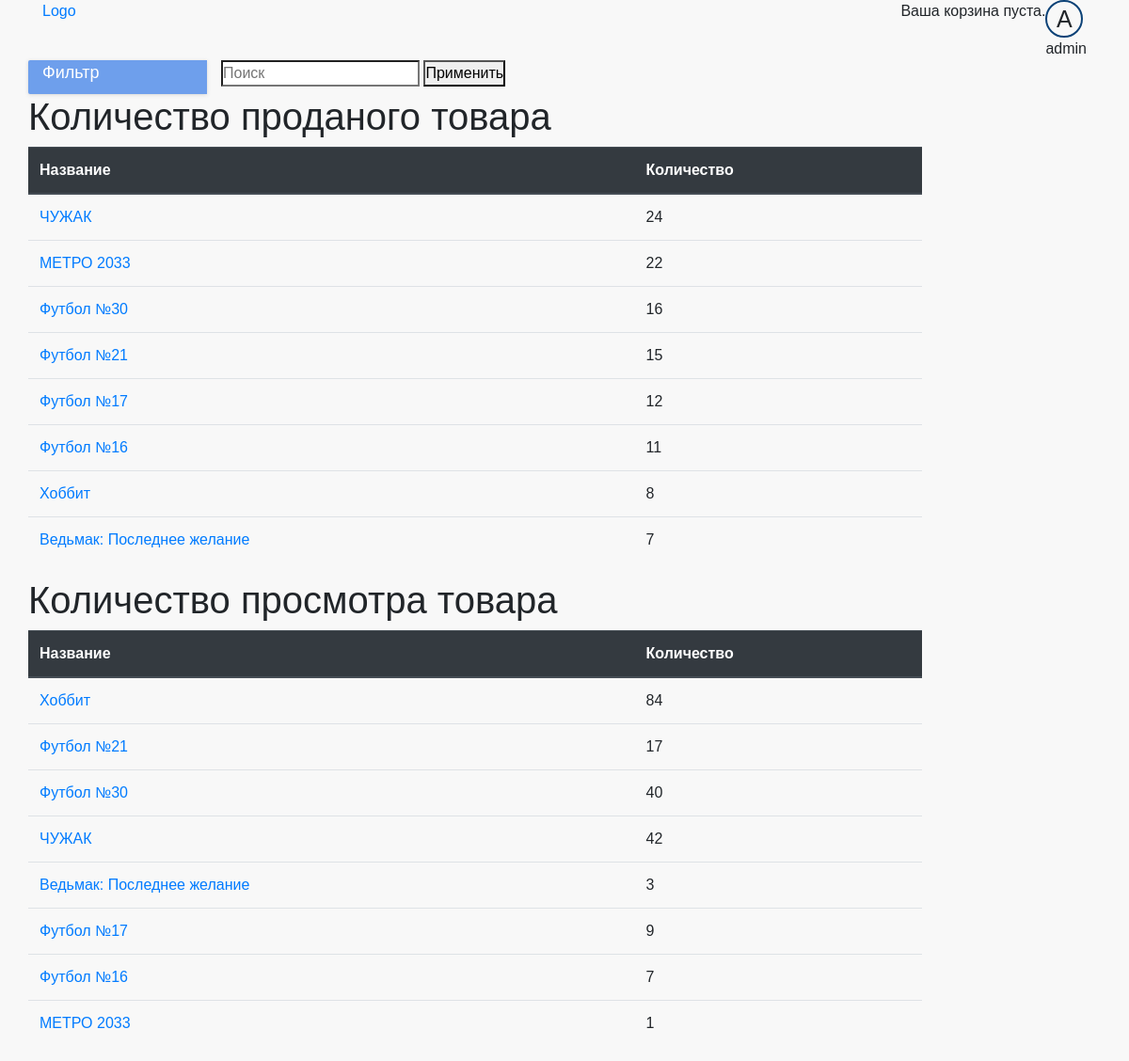
The page /dashboard/statistics/ (signed in) on the database as committed earlier.
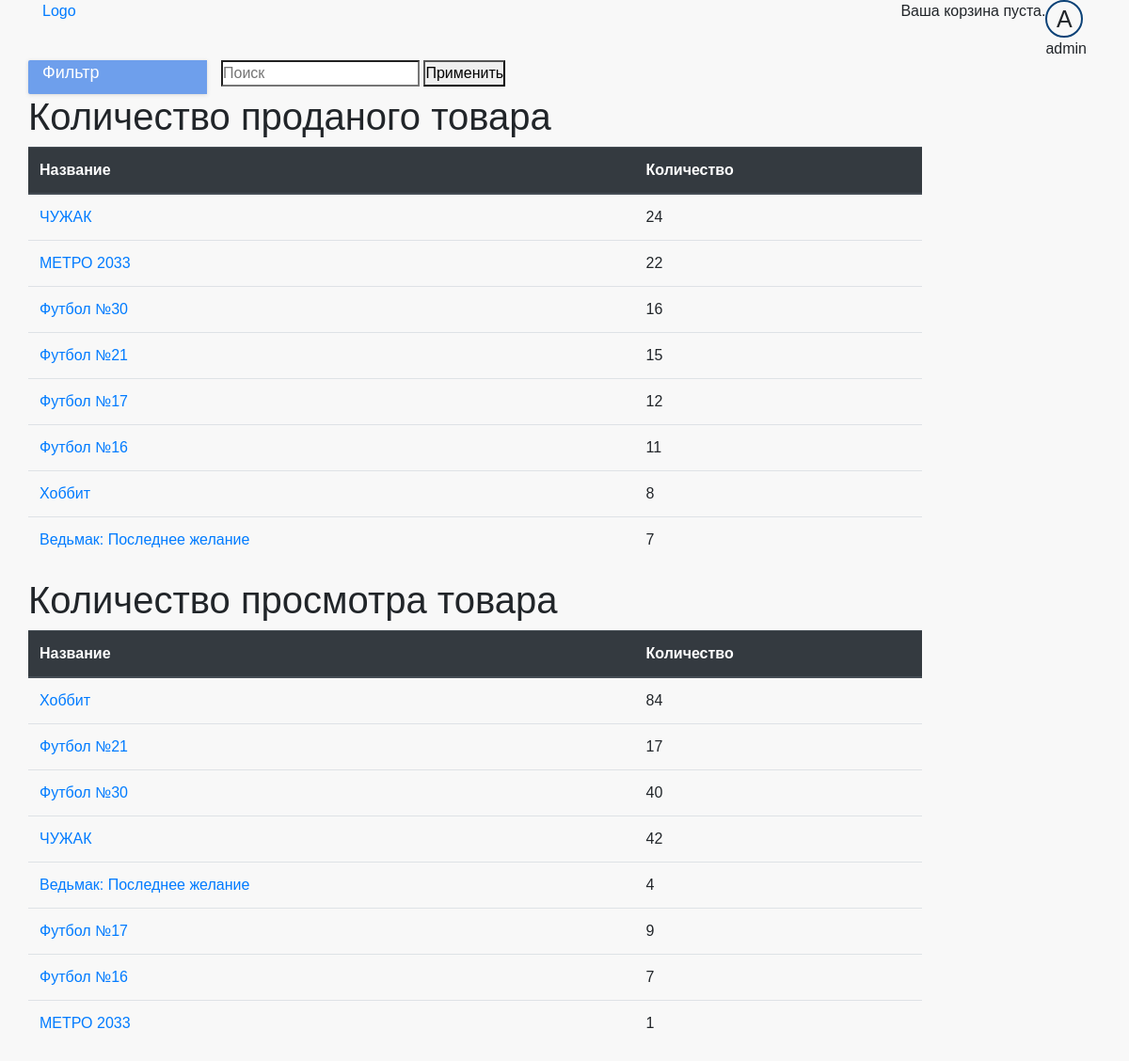
The same page on the database as committed later.
### store/models.py (models this page shows, shortened)
class Product(models.Model):
    category = models.ForeignKey(Category, on_delete=models.SET_NULL, null=True)
    name = models.CharField(max_length=100, verbose_name='Название', help_text="Enter book name.", blank=True)
    publisher = models.ForeignKey(Publisher, on_delete=models.SET_NULL, null=True)
    price = models.DecimalField(max_digits=10, verbose_name='Цена', decimal_places=2, help_text="Enter price book",
                                validators=[MinValueValidator(1)],
                                blank=True)
    Discounts = models.DecimalField(max_digits=10, verbose_name='Скидка', decimal_places=2, help_text="Enter discounts",
                                    validators=[MinValueValidator(0)],
                                    blank=True)
    image = models.ImageField(upload_to='images/products/', verbose_name='Изображение', blank=True, null=True)
    slug = models.SlugField(max_length=100)
    def __str__(self):
        return self.name
    class Meta:
        ordering = ['-id']
    def get_absolute_url(self):
        if self.category.name == 'Книги':
            return reverse('store:book_detail', kwargs={'slug': self.slug})
        else:
            return reverse('store:magazine_detail', kwargs={'slug': self.slug})

### dashboard/models.py (models this page shows)
class ViewStatistics(models.Model):
    product = models.ForeignKey(Product, on_delete=models.CASCADE, verbose_name='Товар', null=True)
    quantity = models.IntegerField(verbose_name='Количество просмотров', blank=True, null=True)

### dashboard/views.py (the view)
# urls.py: urlpatterns = [path('statistics/', views.StatisticsView.as_view(), name='store_statistics'),
class StatisticsView(PermissionRequiredMixin, View):
    permission_required = PERMISSION_ON_SITE['moderator']
    def get(self, request):
        return render(request, 'dashboard/statistics_detail.html',
                      context={'get_quantity_of_product_sold': get_quantity_of_product_sold(),
                               'get_views_product_statistics': ViewStatistics.objects.all()})

### cart/cart.py (called while the page is built)
    def __len__(self):
        return self.cart.__len__()

### cart/cart_in_model.py (called while the page is built)
    def __len__(self):
        quantity = Cart.objects.filter(user=self.user).aggregate(Sum('quantity'))
        return quantity['quantity__sum']

### cart/context_processors.py (called while the page is built)
def cart(request):
    return {'cart_info': CartManager(request)}

### dashboard/store_statistics.py (called while the page is built)
def get_quantity_of_product_sold():
    quantity_of_product_sold_dict = {}
    sorted_dict = {}
    for purchase_product in Product.objects.all():
        quantity = Purchase.objects.filter(product=purchase_product).aggregate(Sum('quantity'))
        if quantity['quantity__sum'] is not None:
            quantity_of_product_sold_dict[purchase_product] = quantity['quantity__sum']
        else:
            quantity_of_product_sold_dict[purchase_product] = 0
    sorted_keys = sorted(quantity_of_product_sold_dict, key=quantity_of_product_sold_dict.get,
                         reverse=True)
    for product in sorted_keys:
        sorted_dict[product] = quantity_of_product_sold_dict[product]
    return sorted_dict

### dashboard/templates/dashboard/statistics_detail.html
{% extends 'base_generic.html' %}
{% block content%}
    <h1>Количество проданого товара</h1>
    <table class="table">
     <thead class="thead-dark">
        <tr>
          <th scope="col">Название</th>
          <th scope="col">Количество</th>
        </tr>
        </thead>
    <tbody>
     {% for product, quantity in get_quantity_of_product_sold.items %}
      <tr>
      <td><a href="{{ product.get_absolute_url }}">{{ product }}</a></td>
      <td>{{ quantity }}</td>
      </tr>
    {% endfor %}
    </tbody>
  </table>
      <h1>Количество просмотра товара</h1>
    <table class="table">
     <thead class="thead-dark">
        <tr>
          <th scope="col">Название</th>
          <th scope="col">Количество</th>
        </tr>
        </thead>
    <tbody>
     {% for item in get_views_product_statistics %}
      <tr>
      <td><a href="{{ item.product.get_absolute_url }}">{{ item.product }}</a></td>
      <td>{{ item.quantity }}</td>
      </tr>
    {% endfor %}
    </tbody>
  </table>
{% endblock %}

### store/templates/base_generic.html (shortened to what this page needs)
<!DOCTYPE html>
<html lang="en">
<head>
  {% load static %}
  <link rel="stylesheet" href="https://stackpath.bootstrapcdn.com/bootstrap/4.3.1/css/bootstrap.min.css"
>
  <link rel="stylesheet" type="text/css" href="{% static 'store/style.css' %}"/>
</head>
<body>
<header>
  <div class="container">
    <div class="header-top-line">
      <div class="row">
        <div class="col-6"><a href="{% url 'store:index' %}">Logo</a></div>
        <div class="col-6 login-menu">
          <div class="cart">
            {% with total_items=cart_info|length %}
              {% if cart_info|length > 0 %}
                Ваша корзина:
                <a href="{% url "cart:cart_detail" %}">
                  <span id="cart_quantity">{{ total_items }} </span>;
                  <span class="cart_total_price"> {{ cart_info.get_total_price }} </span> UAH
                </a>
              {% else %}
                Ваша корзина пуста.
              {% endif %}
            {% endwith %}
          </div>
          {% if user.is_authenticated %}
            <div id="dropdown-menu" class="avatar">
              <div class="avatar__image">
                {{ user.get_username|first|upper }}
              </div>
              {{ user.get_username }}
            </div>
          {% else %}
            <div><a href="{% url 'login' %}?next={{ request.path }}">Войти</a></div>
            <div><a href="{% url 'profile:sign_up' %}?next={{ request.path }}">Регистрация</a></div>
          {% endif %}
        </div>
      </div>
    </div>
    <div class="header-bottom-line">
      <div class="row">
        <div class="col-12 col-md-3 col-xl-2 header-dropdown-menu">
          <span>Фильтр</span>
        </div>
        <div class="col-12 col-md-7 col-xl-10 search-line">
          <form action="{% url "store:search" %}" method="get" class="search-form">
            <label class="">
              <input id="search" class="search-form__input" type="search" name="q" placeholder="Поиск">
            </label>
            <button class="search-form__button" type="submit" value="apply">Применить</button>
          </form>
        </div>
      </div>
    </div>
  </div>
</header>
<div class="container">
  <div class="row">
    <div class="{% if is_shown_by_default %}col-12 {% else %} col-12 col-md-9 col-xl-10 center-wrapper {% endif %}">
      {% block content %}
      {% endblock %}
    </div>
  </div>
</div>
</body>
</html>

### static/store/style.css (style rules this page uses)
* { margin: 0; padding: 0; }
body { background-color: #f8f8f8 !important; font-family: 'Fira Sans', sans-serif; }
header { z-index: 2; position: relative; }
.avatar__image { width: 40px; height: 40px; border: 2px solid #0c4277; border-radius: 50%; overflow: hidden; text-align: center; font-size: 25px; }
.login-menu { display: flex; justify-content: flex-end; }
.header-dropdown-menu { background-color: #6e9fec; border-radius: 2px 0 0 2px; box-shadow: 0 0 2px 0 rgba(51, 51, 51, .05), 0 1px 4px 0 rgba(51, 51, 51, .15); font-size: 18px; color: #fff; }
#dropdown-menu { width: auto; }
.search-line { display: block; }
.center-wrapper { display: block; position: relative; padding: 0; }

Rows that differ between the two databases and show on the page:
changed ViewStatistics "Ведьмак: Последнее желание": quantity "3" → "4"
